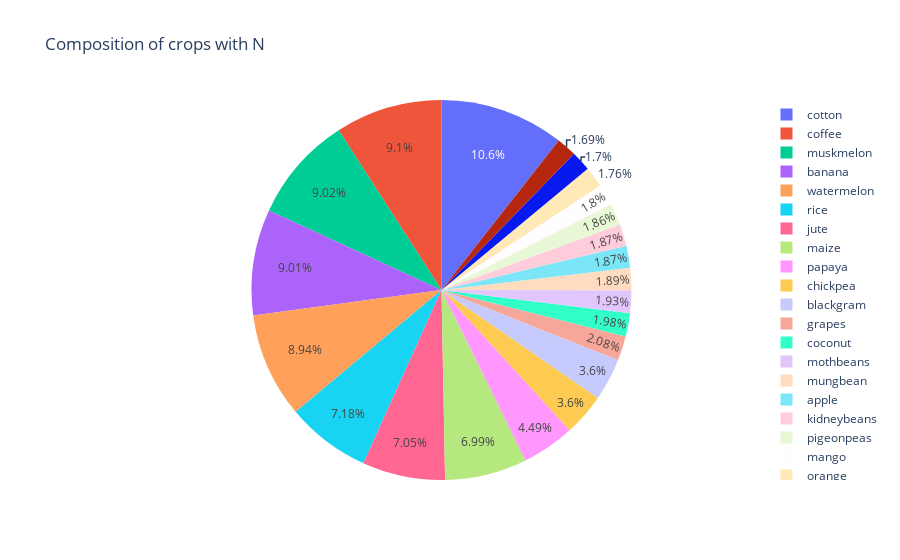
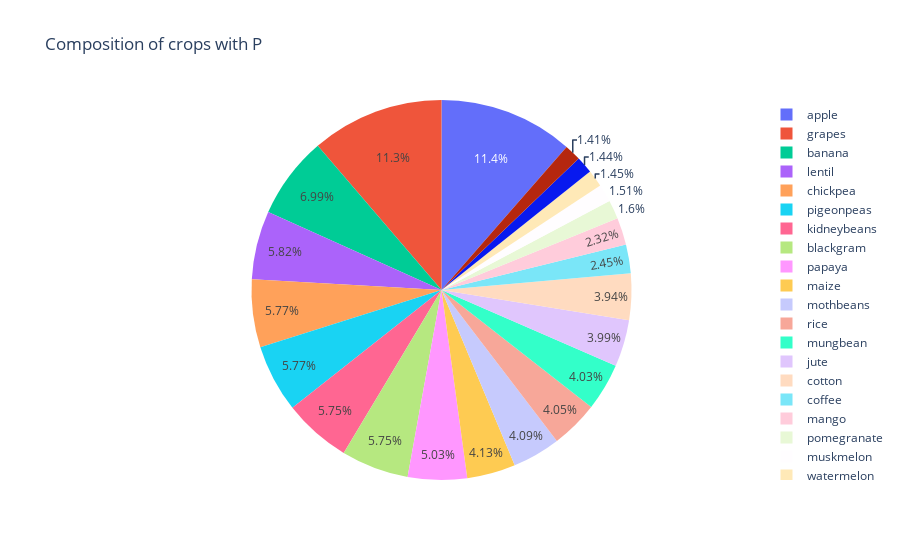
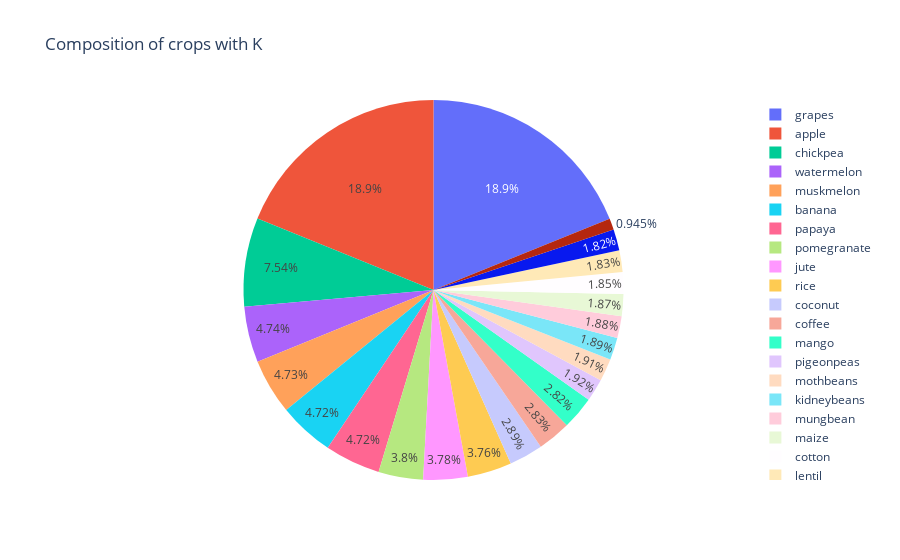
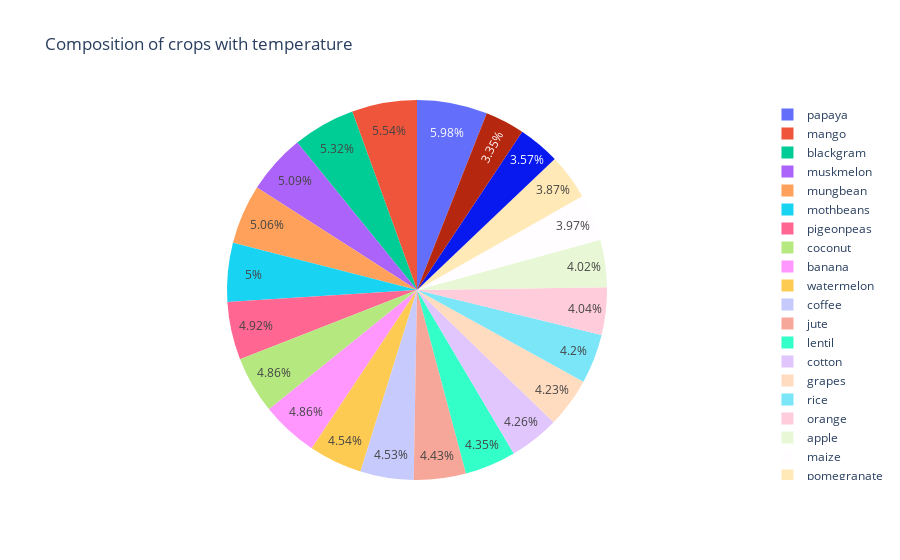

Notebook code for these charts, in order:
### Code cell
total_features = crop_df.columns
plt.figure(figsize=(50, 40))
for i in range(0, len(total_features)-1):
    fig = px.pie(crop_df, values=total_features[i], names='label', title="Composition of crops with "+total_features[i])
    fig.show()

### Figure 1 — Plotly figure (JSON) as saved in the notebook; plotly's stock layout.template omitted (floating-point values rounded to 4 significant figures; data arrays with more than 128 entries replaced by an {"elided": "..."} marker saying what was removed)
{"data": [{"domain": {"x": [0, 1], "y": [0, 1]}, "hovertemplate": "label=%{label}<br>N=%{value}<extra></extra>", "labels": {"elided": "2200 str values"}, "legendgroup": "", "name": "", "showlegend": true, "type": "pie", "values": {"elided": "2200 int values"}}], "layout": {"legend": {"tracegroupgap": 0}, "title": {"text": "Composition of crops with N"}}}

### Figure 2 — Plotly figure (JSON) as saved in the notebook; plotly's stock layout.template omitted (floating-point values rounded to 4 significant figures; data arrays with more than 128 entries replaced by an {"elided": "..."} marker saying what was removed)
{"data": [{"domain": {"x": [0, 1], "y": [0, 1]}, "hovertemplate": "label=%{label}<br>P=%{value}<extra></extra>", "labels": {"elided": "2200 str values"}, "legendgroup": "", "name": "", "showlegend": true, "type": "pie", "values": {"elided": "2200 int values"}}], "layout": {"legend": {"tracegroupgap": 0}, "title": {"text": "Composition of crops with P"}}}

### Figure 3 — Plotly figure (JSON) as saved in the notebook; plotly's stock layout.template omitted (floating-point values rounded to 4 significant figures; data arrays with more than 128 entries replaced by an {"elided": "..."} marker saying what was removed)
{"data": [{"domain": {"x": [0, 1], "y": [0, 1]}, "hovertemplate": "label=%{label}<br>K=%{value}<extra></extra>", "labels": {"elided": "2200 str values"}, "legendgroup": "", "name": "", "showlegend": true, "type": "pie", "values": {"elided": "2200 int values"}}], "layout": {"legend": {"tracegroupgap": 0}, "title": {"text": "Composition of crops with K"}}}

### Figure 4 — Plotly figure (JSON) as saved in the notebook; plotly's stock layout.template omitted (floating-point values rounded to 4 significant figures; data arrays with more than 128 entries replaced by an {"elided": "..."} marker saying what was removed)
{"data": [{"domain": {"x": [0, 1], "y": [0, 1]}, "hovertemplate": "label=%{label}<br>temperature=%{value}<extra></extra>", "labels": {"elided": "2200 str values"}, "legendgroup": "", "name": "", "showlegend": true, "type": "pie", "values": {"elided": "2200 float values"}}], "layout": {"legend": {"tracegroupgap": 0}, "title": {"text": "Composition of crops with temperature"}}}
